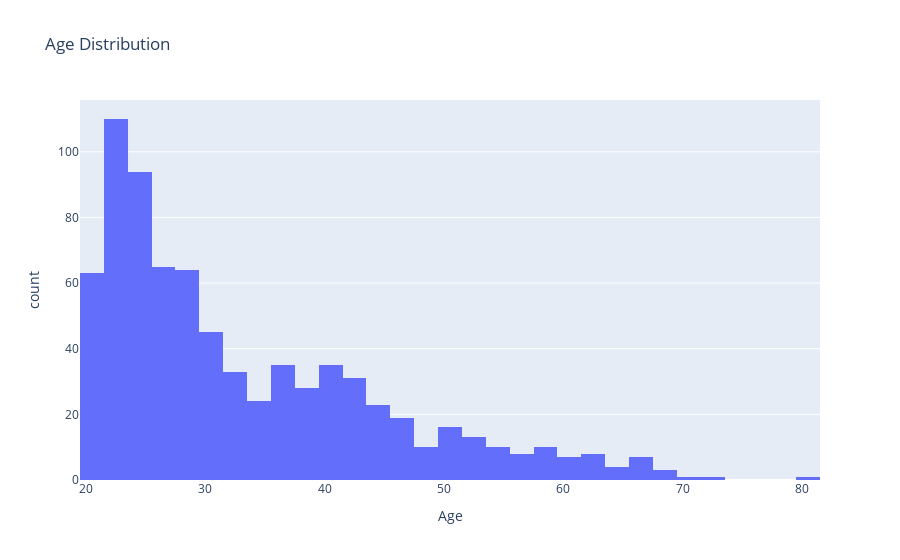

Write notebook code for a chart like this one.
### Code cell
px.histogram(df, 'Age', title='Age Distribution')

### Figure 1 — Plotly figure (JSON) as saved in the notebook; plotly's stock layout.template omitted (floating-point values rounded to 4 significant figures; data arrays with more than 128 entries replaced by an {"elided": "..."} marker saying what was removed)
{"data": [{"alignmentgroup": "True", "bingroup": "x", "hovertemplate": "Age=%{x}<br>count=%{y}<extra></extra>", "legendgroup": "", "marker": {"color": "#636efa", "pattern": {"shape": ""}}, "name": "", "offsetgroup": "", "orientation": "v", "showlegend": false, "type": "histogram", "x": {"elided": "768 int values"}, "xaxis": "x", "yaxis": "y"}], "layout": {"barmode": "relative", "legend": {"tracegroupgap": 0}, "title": {"text": "Age Distribution"}, "xaxis": {"anchor": "y", "domain": [0, 1], "title": {"text": "Age"}}, "yaxis": {"anchor": "x", "domain": [0, 1], "title": {"text": "count"}}}}
